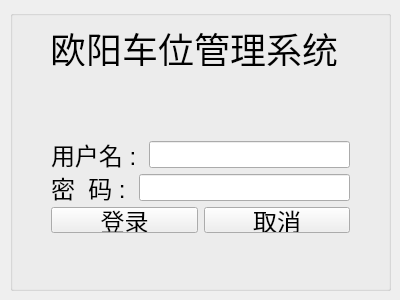
<?xml version="1.0" encoding="UTF-8"?>
<ui version="4.0">
 <class>userlogin</class>
 <widget class="QMainWindow" name="userlogin">
  <property name="geometry">
   <rect>
    <x>0</x>
    <y>0</y>
    <width>400</width>
    <height>300</height>
   </rect>
  </property>
  <property name="windowTitle">
   <string>userlogin</string>
  </property>
  <widget class="QWidget" name="centralWidget">
   <widget class="QGroupBox" name="groupBox">
    <property name="geometry">
     <rect>
      <x>10</x>
      <y>10</y>
      <width>381</width>
      <height>281</height>
     </rect>
    </property>
    <property name="title">
     <string/>
    </property>
    <widget class="QLabel" name="label_8">
     <property name="geometry">
      <rect>
       <x>40</x>
       <y>20</y>
       <width>288</width>
       <height>36</height>
      </rect>
     </property>
     <property name="font">
      <font>
       <pointsize>27</pointsize>
      </font>
     </property>
     <property name="text">
      <string>欧阳车位管理系统</string>
     </property>
    </widget>
    <widget class="QWidget" name="layoutWidget">
     <property name="geometry">
      <rect>
       <x>30</x>
       <y>120</y>
       <width>321</width>
       <height>114</height>
      </rect>
     </property>
     <layout class="QVBoxLayout" name="verticalLayout">
      <item>
       <layout class="QHBoxLayout" name="horizontalLayout_2">
        <item>
         <widget class="QLabel" name="label">
          <property name="font">
           <font>
            <pointsize>18</pointsize>
           </font>
          </property>
          <property name="text">
           <string>用户名 : </string>
          </property>
         </widget>
        </item>
        <item>
         <widget class="QLineEdit" name="lineEdit">
          <property name="font">
           <font>
            <pointsize>18</pointsize>
           </font>
          </property>
          <property name="alignment">
           <set>Qt::AlignLeading|Qt::AlignLeft|Qt::AlignVCenter</set>
          </property>
         </widget>
        </item>
       </layout>
      </item>
      <item>
       <layout class="QHBoxLayout" name="horizontalLayout">
        <item>
         <widget class="QLabel" name="label_2">
          <property name="font">
           <font>
            <pointsize>18</pointsize>
           </font>
          </property>
          <property name="text">
           <string>密  码 : </string>
          </property>
         </widget>
        </item>
        <item>
         <widget class="QLineEdit" name="lineEdit_2">
          <property name="font">
           <font>
            <pointsize>18</pointsize>
           </font>
          </property>
          <property name="echoMode">
           <enum>QLineEdit::Password</enum>
          </property>
          <property name="alignment">
           <set>Qt::AlignLeading|Qt::AlignLeft|Qt::AlignVCenter</set>
          </property>
         </widget>
        </item>
       </layout>
      </item>
      <item>
       <layout class="QHBoxLayout" name="horizontalLayout_3">
        <item>
         <widget class="QPushButton" name="pushButton">
          <property name="font">
           <font>
            <pointsize>18</pointsize>
           </font>
          </property>
          <property name="text">
           <string>登录</string>
          </property>
         </widget>
        </item>
        <item>
         <widget class="QPushButton" name="pushButton_2">
          <property name="font">
           <font>
            <pointsize>18</pointsize>
           </font>
          </property>
          <property name="text">
           <string>取消</string>
          </property>
         </widget>
        </item>
       </layout>
      </item>
     </layout>
    </widget>
   </widget>
  </widget>
 </widget>
 <layoutdefault spacing="6" margin="11"/>
 <resources/>
 <connections/>
</ui>
